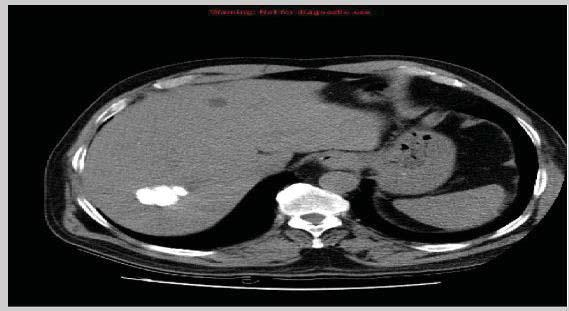
#> input picture Dataset/Test/img.jpg, 569 x 311 px, found by its file name
$ python segmentation.py
#> lines starting #> are read from the running program, lines starting #| are printed output that depends on the picture; after the words box and inside, x2 and y2 are one past the last pixel; in counts of white or black regions, pixels touching at a corner belong together
import cv2 as cv
import matplotlib.pyplot as plt
import numpy as np


# This is simply converting it to grayscale and applying the Otsu's thresholding.
img = cv.imread("./Dataset/Test/img.jpg",1)
#> img is the input picture: shape (311, 569, 3); mean B, G, R 59.8, 60.1, 59.7
gray = cv.cvtColor(img,cv.COLOR_BGR2GRAY)
th1 = 0
th2 = 255
ret,thresh = cv.threshold(gray,th1,th2,cv.THRESH_BINARY + cv.THRESH_OTSU)
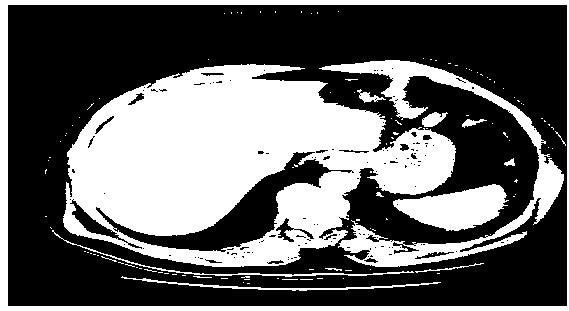
#> thresh: shape (311, 569); 38.8% white; 120 white regions (105 under 20 px), largest, box (x1, y1, x2, y2) and area: (63, 64, 456, 267) 46435, (0, 0, 569, 311) 8700, (319, 60, 564, 267) 7877
#> ret = 74

    # noise removal
kernel = np.ones((3,3),np.uint8)
opening = cv.morphologyEx(thresh,cv.MORPH_OPEN,kernel, iterations = 2)
#> opening: shape (311, 569); 35.8% white; 23 white regions, largest, box (x1, y1, x2, y2) and area: (67, 64, 455, 267) 44261, (0, 0, 569, 311) 8098, (398, 185, 506, 231) 3193

    # sure background area
sure_bg = cv.dilate(opening,kernel,iterations=3)
#> sure_bg: shape (311, 569); 46.3% white; 5 white regions, box (x1, y1, x2, y2) and area: (60, 57, 544, 270) 66294, (0, 0, 569, 311) 12349, (486, 151, 567, 252) 2981, (358, 90, 374, 105) 228, (462, 117, 475, 129) 155

    # Defining accuracuy
acc = 0.01

    # Finding sure foreground area
dist_transform = cv.distanceTransform(opening,cv.DIST_L2,5)
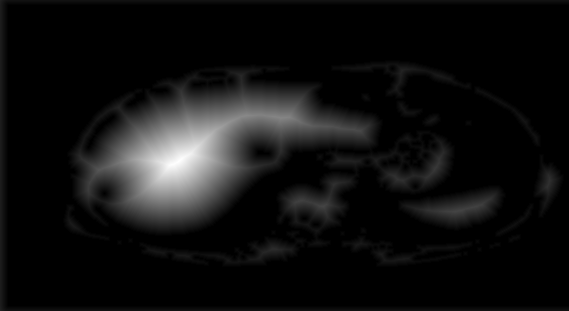
#> dist_transform: shape (311, 569) float32; min 0, max 71.31, mean 4.7; drawn with min black and max white
ret, sure_fg = cv.threshold(dist_transform,acc*dist_transform.max(),255,0)
#> ret = 0.713

    # Finding unknown region
sure_fg = np.uint8(sure_fg)
unknown = cv.subtract(sure_bg,sure_fg)
#> unknown: shape (311, 569); 10.6% white; 38 white regions (25 under 20 px), largest, box (x1, y1, x2, y2) and area: (60, 57, 544, 270) 12249, (8, 5, 569, 306) 4251, (486, 151, 567, 252) 1327

    # Marker labelling
ret, markers = cv.connectedComponents(sure_fg)
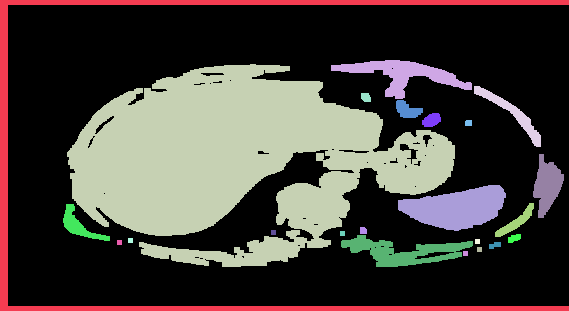
#> markers: shape (311, 569) int32; 24 distinct labels, from 0 to 23; one colour per label, 0 black
#> ret = 24

    # Add one to all labels so that sure background is not 0, but 1
markers = markers+1
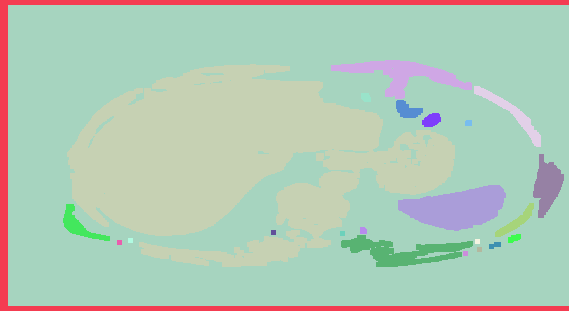
#> markers: shape (311, 569) int32; 24 distinct labels, from 1 to 24; one colour per label, 0 black

    # Now, mark the region of unknown with zero
markers[unknown==255] = 0
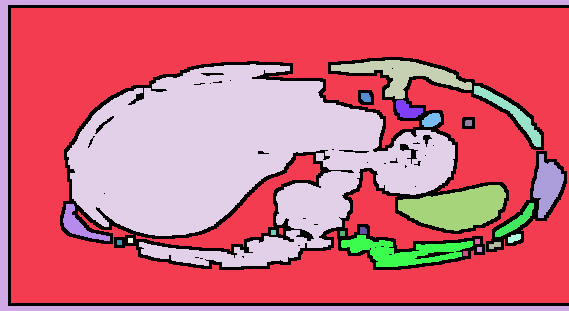
#> markers: shape (311, 569) int32; 25 distinct labels, from 0 to 24; one colour per label, 0 black
markers = cv.watershed(img,markers)
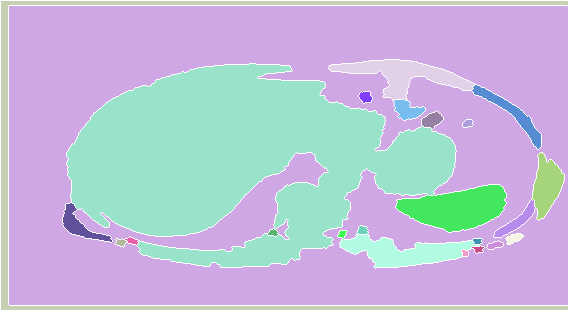
#> markers: shape (311, 569) int32; 25 distinct labels, from -1 to 24; one colour per label, 0 black, -1 white
img[markers == -1] = [0,0,255]
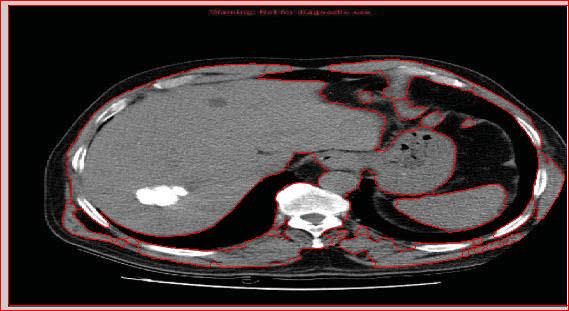
#> img: shape (311, 569, 3); 3.78% of pixels changed, all inside (x1, y1, x2, y2) = (0, 0, 569, 311)


cv.imwrite("./Result/Test/segmentation.jpg",img)
cv.imshow("Result",img)

cv.waitKey(0)
cv.destroyAllWindows()

$ run again, with Dataset/Test/test.jpg copied over Dataset/Test/img.jpg
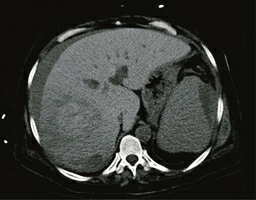
#> input picture Dataset/Test/test.jpg, 256 x 200 px, found by its file name
#> img is the input picture: shape (200, 256, 3); mean B, G, R 54.4, 57.4, 55.4
#> `ret,thresh = cv.threshold(gray,th1,th2,cv.THRESH_BINARY + cv.THRESH_OT..`:
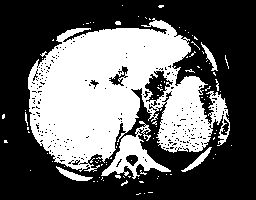
#> thresh: shape (200, 256); 39.2% white; 101 white regions (93 under 20 px), largest, box (x1, y1, x2, y2) and area: (28, 18, 230, 172) 17959, (101, 121, 171, 179) 1232, (56, 166, 93, 181) 189
#> `ret,thresh = cv.threshold(gray,th1,th2,cv.THRESH_BINARY + cv.THRESH_OT..`: ret = 66
#> opening: shape (200, 256); 31.5% white; 17 white regions, largest, box (x1, y1, x2, y2) and area: (30, 21, 191, 162) 12568, (159, 76, 209, 144) 1922, (115, 135, 166, 172) 728
#> sure_bg: shape (200, 256); 42.4% white; 6 white regions, box (x1, y1, x2, y2) and area: (25, 18, 194, 179) 17433, (156, 72, 212, 147) 3240, (213, 95, 228, 124) 385, (61, 168, 88, 184) 351, (193, 153, 207, 167) 182, (204, 50, 215, 61) 121
#> `ret, sure_fg = cv.threshold(dist_transform,acc*dist_transform.max(),25..`: ret = 0.266
#> unknown: shape (200, 256); 10.9% white; 34 white regions (25 under 20 px), largest, box (x1, y1, x2, y2) and area: (25, 18, 194, 179) 3482, (156, 72, 212, 147) 1103, (213, 95, 228, 124) 228
#> `ret, markers = cv.connectedComponents(sure_fg)`: ret = 18
#> `img[markers == -1] = [0,0,255]`:
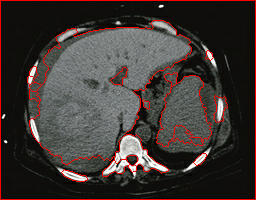
#> img: shape (200, 256, 3); 4.42% of pixels changed, all inside (x1, y1, x2, y2) = (0, 0, 256, 200)

$ run again, with Dataset/Test/2.jpeg copied over Dataset/Test/img.jpg
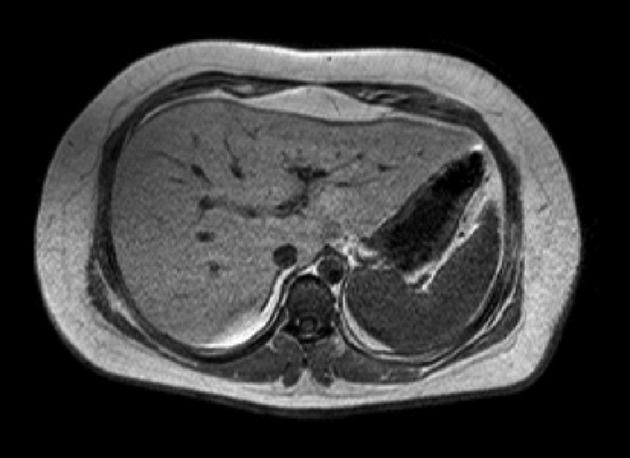
#> input picture Dataset/Test/2.jpeg, 630 x 458 px, found by its file name
#> img is the input picture: shape (458, 630, 3); min 0, max 255, mean 60.6
#> `ret,thresh = cv.threshold(gray,th1,th2,cv.THRESH_BINARY + cv.THRESH_OT..`:
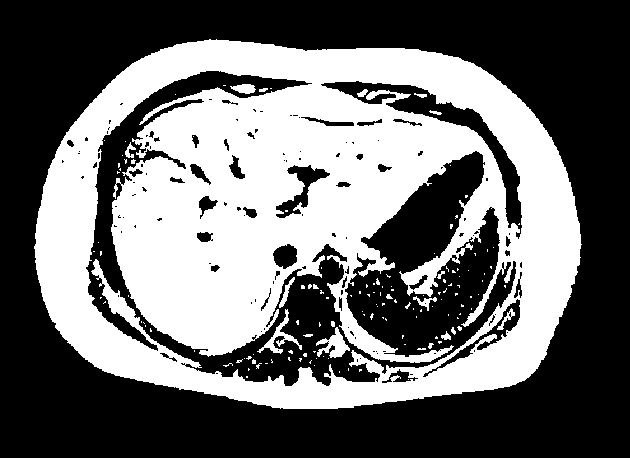
#> thresh: shape (458, 630); 42.6% white; 141 white regions (121 under 20 px), largest, box (x1, y1, x2, y2) and area: (34, 39, 582, 409) 120307, (316, 327, 350, 358) 468, (257, 309, 302, 354) 421
#> `ret,thresh = cv.threshold(gray,th1,th2,cv.THRESH_BINARY + cv.THRESH_OT..`: ret = 68
#> opening: shape (458, 630); 40.7% white; 27 white regions, largest, box (x1, y1, x2, y2) and area: (35, 40, 581, 409) 113239, (340, 299, 441, 363) 1506, (103, 286, 139, 327) 597
#> sure_bg: shape (458, 630); 49% white; 2 white regions, box (x1, y1, x2, y2) and area: (32, 37, 584, 412) 140961, (263, 328, 296, 356) 524
#> `ret, sure_fg = cv.threshold(dist_transform,acc*dist_transform.max(),25..`: ret = 0.431
#> unknown: shape (458, 630); 8.4% white; 64 white regions (38 under 20 px), largest, box (x1, y1, x2, y2) and area: (86, 71, 522, 386) 13025, (32, 37, 584, 412) 5549, (321, 81, 522, 239) 2345
#> `ret, markers = cv.connectedComponents(sure_fg)`: ret = 28
#> `img[markers == -1] = [0,0,255]`:
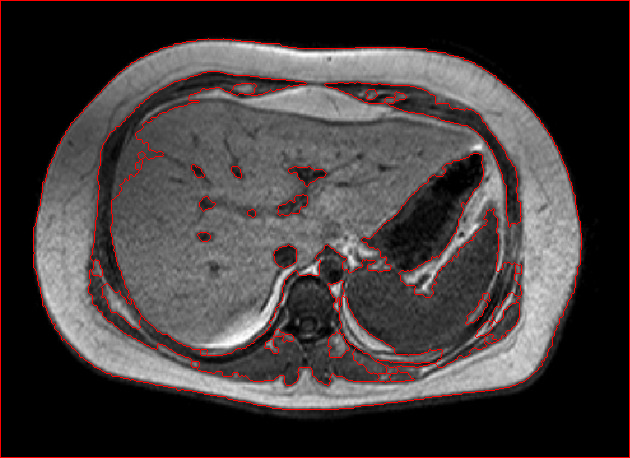
#> img: shape (458, 630, 3); 2.82% of pixels changed, all inside (x1, y1, x2, y2) = (0, 0, 630, 458)
